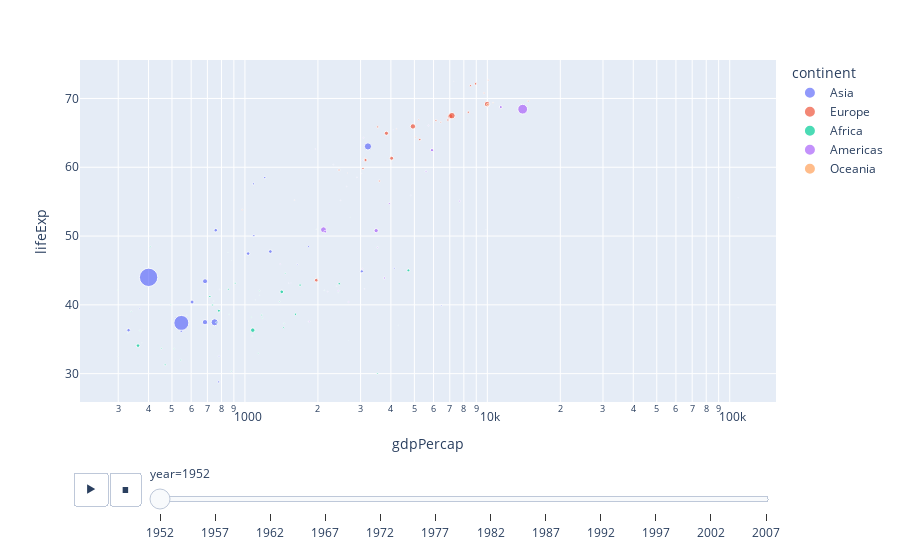

Notebook cell for this chart:
### Markdown cell above
## ANIMATED GRAPH

### Code cell
df_gap = px.data.gapminder()

fig = px.scatter(df_gap,
                 x="gdpPercap",
                 y="lifeExp",
                 animation_frame="year",
                 animation_group="country",
                 size="pop",
                 color="continent",
                 hover_name="country",
                 log_x=True)

fig.show()

### Figure 1 — Plotly figure (JSON) as saved in the notebook; plotly's stock layout.template omitted (floating-point values rounded to 4 significant figures)
{"data": [{"hovertemplate": "<b>%{hovertext}</b><br><br>continent=Asia<br>year=1952<br>gdpPercap=%{x}<br>lifeExp=%{y}<br>pop=%{marker.size}<extra></extra>", "hovertext": ["Afghanistan", "Bahrain", "Bangladesh", "Cambodia", "China", "Hong Kong, China", "India", "Indonesia", "Iran", "Iraq", "Israel", "Japan", "Jordan", "Korea, Dem. Rep.", "Korea, Rep.", "Kuwait", "Lebanon", "Malaysia", "Mongolia", "Myanmar", "Nepal", "Oman", "Pakistan", "Philippines", "Saudi Arabia", "Singapore", "Sri Lanka", "Syria", "Taiwan", "Thailand", "Vietnam", "West Bank and Gaza", "Yemen, Rep."], "ids": ["Afghanistan", "Bahrain", "Bangladesh", "Cambodia", "China", "Hong Kong, China", "India", "Indonesia", "Iran", "Iraq", "Israel", "Japan", "Jordan", "Korea, Dem. Rep.", "Korea, Rep.", "Kuwait", "Lebanon", "Malaysia", "Mongolia", "Myanmar", "Nepal", "Oman", "Pakistan", "Philippines", "Saudi Arabia", "Singapore", "Sri Lanka", "Syria", "Taiwan", "Thailand", "Vietnam", "West Bank and Gaza", "Yemen, Rep."], "legendgroup": "Asia", "marker": {"color": "#636efa", "size": [8425333, 120447, 46886859, 4693836, 556263527, 2125900, 372000000, 82052000, 17272000, 5441766, 1620914, 86459025, 607914, 8865488, 20947571, 160000, 1439529, 6748378, 800663, 20092996, 9182536, 507833, 41346560, 22438691, 4005677, 1127000, 7982342, 3661549, 8550362, 21289402, 26246839, 1030585, 4963829], "sizemode": "area", "sizeref": 3297000.0, "symbol": "circle"}, "mode": "markers", "name": "Asia", "orientation": "v", "showlegend": true, "type": "scatter", "x": [779.4, 9867.0, 684.2, 368.5, 400.4, 3054.0, 546.6, 749.7, 3035.0, 4130.0, 4087.0, 3217.0, 1547.0, 1088.0, 1031.0, 108400.0, 4835.0, 1831.0, 786.6, 331.0, 545.9, 1828.0, 684.6, 1273.0, 6460.0, 2315.0, 1084.0, 1643.0, 1207.0, 757.8, 605.1, 1516.0, 781.7], "xaxis": "x", "y": [28.8, 50.94, 37.48, 39.42, 44.0, 60.96, 37.37, 37.47, 44.87, 45.32, 65.39, 63.03, 43.16, 50.06, 47.45, 55.56, 55.93, 48.46, 42.24, 36.32, 36.16, 37.58, 43.44, 47.75, 39.88, 60.4, 57.59, 45.88, 58.5, 50.85, 40.41, 43.16, 32.55], "yaxis": "y"}, {"hovertemplate": "<b>%{hovertext}</b><br><br>continent=Europe<br>year=1952<br>gdpPercap=%{x}<br>lifeExp=%{y}<br>pop=%{marker.size}<extra></extra>", "hovertext": ["Albania", "Austria", "Belgium", "Bosnia and Herzegovina", "Bulgaria", "Croatia", "Czech Republic", "Denmark", "Finland", "France", "Germany", "Greece", "Hungary", "Iceland", "Ireland", "Italy", "Montenegro", "Netherlands", "Norway", "Poland", "Portugal", "Romania", "Serbia", "Slovak Republic", "Slovenia", "Spain", "Sweden", "Switzerland", "Turkey", "United Kingdom"], "ids": ["Albania", "Austria", "Belgium", "Bosnia and Herzegovina", "Bulgaria", "Croatia", "Czech Republic", "Denmark", "Finland", "France", "Germany", "Greece", "Hungary", "Iceland", "Ireland", "Italy", "Montenegro", "Netherlands", "Norway", "Poland", "Portugal", "Romania", "Serbia", "Slovak Republic", "Slovenia", "Spain", "Sweden", "Switzerland", "Turkey", "United Kingdom"], "legendgroup": "Europe", "marker": {"color": "#EF553B", "size": [1282697, 6927772, 8730405, 2791000, 7274900, 3882229, 9125183, 4334000, 4090500, 42459667, 69145952, 7733250, 9504000, 147962, 2952156, 47666000, 413834, 10381988, 3327728, 25730551, 8526050, 16630000, 6860147, 3558137, 1489518, 28549870, 7124673, 4815000, 22235677, 50430000], "sizemode": "area", "sizeref": 3297000.0, "symbol": "circle"}, "mode": "markers", "name": "Europe", "orientation": "v", "showlegend": true, "type": "scatter", "x": [1601.0, 6137.0, 8343.0, 973.5, 2444.0, 3119.0, 6876.0, 9692.0, 6425.0, 7030.0, 7144.0, 3531.0, 5264.0, 7268.0, 5210.0, 4931.0, 2648.0, 8942.0, 10100.0, 4029.0, 3068.0, 3145.0, 3581.0, 5075.0, 4215.0, 3834.0, 8528.0, 14730.0, 1969.0, 9980.0], "xaxis": "x", "y": [55.23, 66.8, 68.0, 53.82, 59.6, 61.21, 66.87, 70.78, 66.55, 67.41, 67.5, 65.86, 64.03, 72.49, 66.91, 65.94, 59.16, 72.13, 72.67, 61.31, 59.82, 61.05, 58.0, 64.36, 65.57, 64.94, 71.86, 69.62, 43.59, 69.18], "yaxis": "y"}, {"hovertemplate": "<b>%{hovertext}</b><br><br>continent=Africa<br>year=1952<br>gdpPercap=%{x}<br>lifeExp=%{y}<br>pop=%{marker.size}<extra></extra>", "hovertext": ["Algeria", "Angola", "Benin", "Botswana", "Burkina Faso", "Burundi", "Cameroon", "Central African Republic", "Chad", "Comoros", "Congo, Dem. Rep.", "Congo, Rep.", "Cote d'Ivoire", "Djibouti", "Egypt", "Equatorial Guinea", "Eritrea", "Ethiopia", "Gabon", "Gambia", "Ghana", "Guinea", "Guinea-Bissau", "Kenya", "Lesotho", "Liberia", "Libya", "Madagascar", "Malawi", "Mali", "Mauritania", "Mauritius", "Morocco", "Mozambique", "Namibia", "Niger", "Nigeria", "Reunion", "Rwanda", "Sao Tome and Principe", "Senegal", "Sierra Leone", "Somalia", "South Africa", "Sudan", "Swaziland", "Tanzania", "Togo", "Tunisia", "Uganda", "Zambia", "Zimbabwe"], "ids": ["Algeria", "Angola", "Benin", "Botswana", "Burkina Faso", "Burundi", "Cameroon", "Central African Republic", "Chad", "Comoros", "Congo, Dem. Rep.", "Congo, Rep.", "Cote d'Ivoire", "Djibouti", "Egypt", "Equatorial Guinea", "Eritrea", "Ethiopia", "Gabon", "Gambia", "Ghana", "Guinea", "Guinea-Bissau", "Kenya", "Lesotho", "Liberia", "Libya", "Madagascar", "Malawi", "Mali", "Mauritania", "Mauritius", "Morocco", "Mozambique", "Namibia", "Niger", "Nigeria", "Reunion", "Rwanda", "Sao Tome and Principe", "Senegal", "Sierra Leone", "Somalia", "South Africa", "Sudan", "Swaziland", "Tanzania", "Togo", "Tunisia", "Uganda", "Zambia", "Zimbabwe"], "legendgroup": "Africa", "marker": {"color": "#00cc96", "size": [9279525, 4232095, 1738315, 442308, 4469979, 2445618, 5009067, 1291695, 2682462, 153936, 14100005, 854885, 2977019, 63149, 22223309, 216964, 1438760, 20860941, 420702, 284320, 5581001, 2664249, 580653, 6464046, 748747, 863308, 1019729, 4762912, 2917802, 3838168, 1022556, 516556, 9939217, 6446316, 485831, 3379468, 33119096, 257700, 2534927, 60011, 2755589, 2143249, 2526994, 14264935, 8504667, 290243, 8322925, 1219113, 3647735, 5824797, 2672000, 3080907], "sizemode": "area", "sizeref": 3297000.0, "symbol": "circle"}, "mode": "markers", "name": "Africa", "orientation": "v", "showlegend": true, "type": "scatter", "x": [2449.0, 3521.0, 1063.0, 851.2, 543.3, 339.3, 1173.0, 1071.0, 1179.0, 1103.0, 780.5, 2126.0, 1389.0, 2670.0, 1419.0, 375.6, 328.9, 362.1, 4293.0, 485.2, 911.3, 510.2, 299.9, 853.5, 298.8, 575.6, 2388.0, 1443.0, 369.2, 452.3, 743.1, 1968.0, 1688.0, 468.5, 2424.0, 761.9, 1077.0, 2719.0, 493.3, 879.6, 1450.0, 879.8, 1136.0, 4725.0, 1616.0, 1148.0, 716.7, 859.8, 1468.0, 734.8, 1147.0, 406.9], "xaxis": "x", "y": [43.08, 30.02, 38.22, 47.62, 31.98, 39.03, 38.52, 35.46, 38.09, 40.72, 39.14, 42.11, 40.48, 34.81, 41.89, 34.48, 35.93, 34.08, 37.0, 30.0, 43.15, 33.61, 32.5, 42.27, 42.14, 38.48, 42.72, 36.68, 36.26, 33.69, 40.54, 50.99, 42.87, 31.29, 41.73, 37.44, 36.32, 52.72, 40.0, 46.47, 37.28, 30.33, 32.98, 45.01, 38.63, 41.41, 41.22, 38.6, 44.6, 39.98, 42.04, 48.45], "yaxis": "y"}, {"hovertemplate": "<b>%{hovertext}</b><br><br>continent=Americas<br>year=1952<br>gdpPercap=%{x}<br>lifeExp=%{y}<br>pop=%{marker.size}<extra></extra>", "hovertext": ["Argentina", "Bolivia", "Brazil", "Canada", "Chile", "Colombia", "Costa Rica", "Cuba", "Dominican Republic", "Ecuador", "El Salvador", "Guatemala", "Haiti", "Honduras", "Jamaica", "Mexico", "Nicaragua", "Panama", "Paraguay", "Peru", "Puerto Rico", "Trinidad and Tobago", "United States", "Uruguay", "Venezuela"], "ids": ["Argentina", "Bolivia", "Brazil", "Canada", "Chile", "Colombia", "Costa Rica", "Cuba", "Dominican Republic", "Ecuador", "El Salvador", "Guatemala", "Haiti", "Honduras", "Jamaica", "Mexico", "Nicaragua", "Panama", "Paraguay", "Peru", "Puerto Rico", "Trinidad and Tobago", "United States", "Uruguay", "Venezuela"], "legendgroup": "Americas", "marker": {"color": "#ab63fa", "size": [17876956, 2883315, 56602560, 14785584, 6377619, 12350771, 926317, 6007797, 2491346, 3548753, 2042865, 3146381, 3201488, 1517453, 1426095, 30144317, 1165790, 940080, 1555876, 8025700, 2227000, 662850, 157553000, 2252965, 5439568], "sizemode": "area", "sizeref": 3297000.0, "symbol": "circle"}, "mode": "markers", "name": "Americas", "orientation": "v", "showlegend": true, "type": "scatter", "x": [5911.0, 2677.0, 2109.0, 11370.0, 3940.0, 2144.0, 2627.0, 5587.0, 1398.0, 3522.0, 3048.0, 2428.0, 1840.0, 2195.0, 2899.0, 3478.0, 3112.0, 2480.0, 1952.0, 3759.0, 3082.0, 3023.0, 13990.0, 5717.0, 7690.0], "xaxis": "x", "y": [62.48, 40.41, 50.92, 68.75, 54.74, 50.64, 57.21, 59.42, 45.93, 48.36, 45.26, 42.02, 37.58, 41.91, 58.53, 50.79, 42.31, 55.19, 62.65, 43.9, 64.28, 59.1, 68.44, 66.07, 55.09], "yaxis": "y"}, {"hovertemplate": "<b>%{hovertext}</b><br><br>continent=Oceania<br>year=1952<br>gdpPercap=%{x}<br>lifeExp=%{y}<br>pop=%{marker.size}<extra></extra>", "hovertext": ["Australia", "New Zealand"], "ids": ["Australia", "New Zealand"], "legendgroup": "Oceania", "marker": {"color": "#FFA15A", "size": [8691212, 1994794], "sizemode": "area", "sizeref": 3297000.0, "symbol": "circle"}, "mode": "markers", "name": "Oceania", "orientation": "v", "showlegend": true, "type": "scatter", "x": [10040.0, 10560.0], "xaxis": "x", "y": [69.12, 69.39], "yaxis": "y"}], "layout": {"legend": {"itemsizing": "constant", "title": {"text": "continent"}, "tracegroupgap": 0}, "margin": {"t": 60}, "sliders": [{"active": 0, "currentvalue": {"prefix": "year="}, "len": 0.9, "pad": {"b": 10, "t": 60}, "steps": [{"args": [["1952"], {"frame": {"duration": 0, "redraw": false}, "fromcurrent": true, "mode": "immediate", "transition": {"duration": 0, "easing": "linear"}}], "label": "1952", "method": "animate"}, {"args": [["1957"], {"frame": {"duration": 0, "redraw": false}, "fromcurrent": true, "mode": "immediate", "transition": {"duration": 0, "easing": "linear"}}], "label": "1957", "method": "animate"}, {"args": [["1962"], {"frame": {"duration": 0, "redraw": false}, "fromcurrent": true, "mode": "immediate", "transition": {"duration": 0, "easing": "linear"}}], "label": "1962", "method": "animate"}, {"args": [["1967"], {"frame": {"duration": 0, "redraw": false}, "fromcurrent": true, "mode": "immediate", "transition": {"duration": 0, "easing": "linear"}}], "label": "1967", "method": "animate"}, {"args": [["1972"], {"frame": {"duration": 0, "redraw": false}, "fromcurrent": true, "mode": "immediate", "transition": {"duration": 0, "easing": "linear"}}], "label": "1972", "method": "animate"}, {"args": [["1977"], {"frame": {"duration": 0, "redraw": false}, "fromcurrent": true, "mode": "immediate", "transition": {"duration": 0, "easing": "linear"}}], "label": "1977", "method": "animate"}, {"args": [["1982"], {"frame": {"duration": 0, "redraw": false}, "fromcurrent": true, "mode": "immediate", "transition": {"duration": 0, "easing": "linear"}}], "label": "1982", "method": "animate"}, {"args": [["1987"], {"frame": {"duration": 0, "redraw": false}, "fromcurrent": true, "mode": "immediate", "transition": {"duration": 0, "easing": "linear"}}], "label": "1987", "method": "animate"}, {"args": [["1992"], {"frame": {"duration": 0, "redraw": false}, "fromcurrent": true, "mode": "immediate", "transition": {"duration": 0, "easing": "linear"}}], "label": "1992", "method": "animate"}, {"args": [["1997"], {"frame": {"duration": 0, "redraw": false}, "fromcurrent": true, "mode": "immediate", "transition": {"duration": 0, "easing": "linear"}}], "label": "1997", "method": "animate"}, {"args": [["2002"], {"frame": {"duration": 0, "redraw": false}, "fromcurrent": true, "mode": "immediate", "transition": {"duration": 0, "easing": "linear"}}], "label": "2002", "method": "animate"}, {"args": [["2007"], {"frame": {"duration": 0, "redraw": false}, "fromcurrent": true, "mode": "immediate", "transition": {"duration": 0, "easing": "linear"}}], "label": "2007", "method": "animate"}], "x": 0.1, "xanchor": "left", "y": 0, "yanchor": "top"}], "updatemenus": [{"buttons": [{"args": [null, {"frame": {"duration": 500, "redraw": false}, "fromcurrent": true, "mode": "immediate", "transition": {"duration": 500, "easing": "linear"}}], "label": "&#9654;", "method": "animate"}, {"args": [[null], {"frame": {"duration": 0, "redraw": false}, "fromcurrent": true, "mode": "immediate", "transition": {"duration": 0, "easing": "linear"}}], "label": "&#9724;", "method": "animate"}], "direction": "left", "pad": {"r": 10, "t": 70}, "showactive": false, "type": "buttons", "x": 0.1, "xanchor": "right", "y": 0, "yanchor": "top"}], "xaxis": {"anchor": "y", "domain": [0, 1], "title": {"text": "gdpPercap"}, "type": "log"}, "yaxis": {"anchor": "x", "domain": [0, 1], "title": {"text": "lifeExp"}}}}
